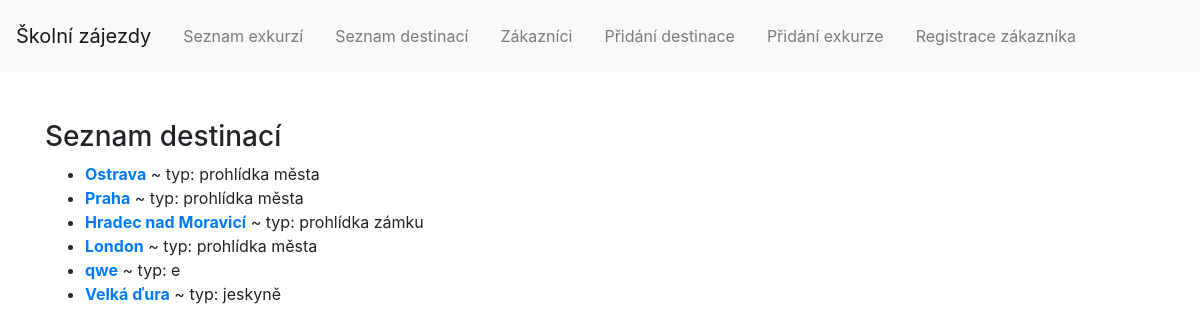
/destinations/, run on the app's committed database.
### travel_agency/models.py (models this page shows, shortened)
class Destination(models.Model):
    city = models.CharField(max_length=100)
    type = models.CharField(max_length=100)

### travel_agency/views.py (the view)
# urls.py: path('destinations/', views.destinations, name='destinations'),
def destinations(request):
    template = loader.get_template('travel_agency/destinations.html')
    all_destinations = Destination.objects.all()
    context = {'all_destinations': all_destinations}
    return HttpResponse(template.render(context, request))

### travel_agency/templates/travel_agency/destinations.html (shortened to what this page needs)
{% extends "travel_agency/base.html" %}
{% block content %}
<div style="text-align:left">
{% if all_destinations %}
	<h3>Seznam destinací</h3>
	<ul>
	    {% for destination in all_destinations %}
		<li><a href="/destinations/{{ destination.id }}/"><strong>{{ destination.city }}</strong></a> ~ typ: {{ destination.type }}</li>
	    {% endfor %}
	</ul>
{% else %}
	<h3>Nebyly nalezeny žádné exkurze.</h3>
{% endif %}
</div>
{% endblock %}

### data on the page
Destination: city "Ostrava", type "prohlídka města"
Destination: city "Praha", type "prohlídka města"
Destination: city "Hradec nad Moravicí", type "prohlídka zámku"
Destination: city "London", type "prohlídka města"
Destination: city "qwe", type "e"
Destination: city "Velká ďura", type "jeskyně"
